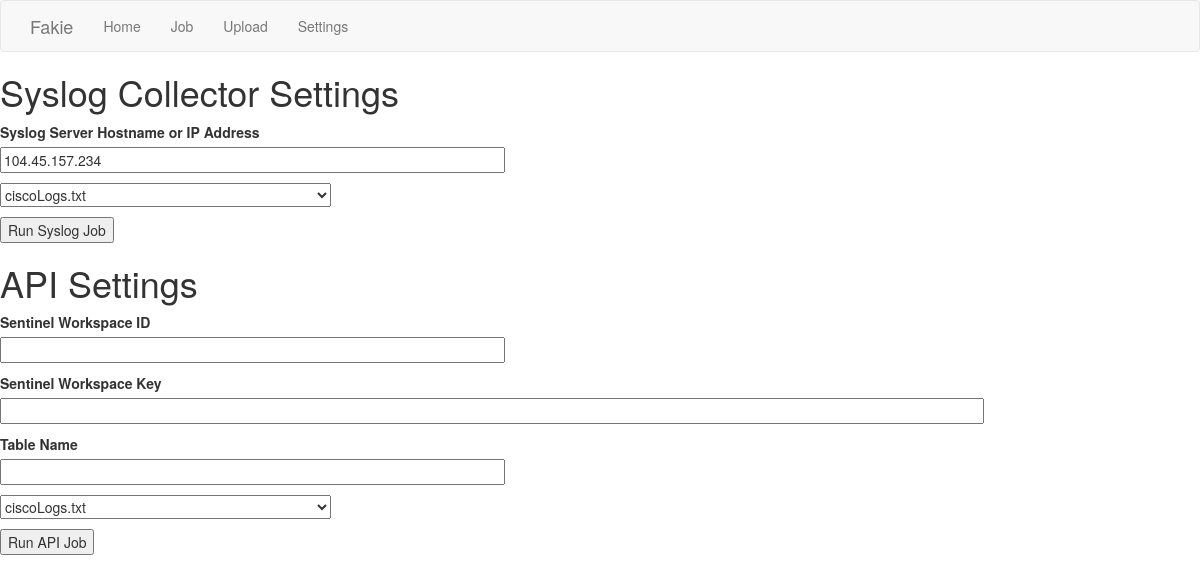
The page /job on the database as committed earlier.
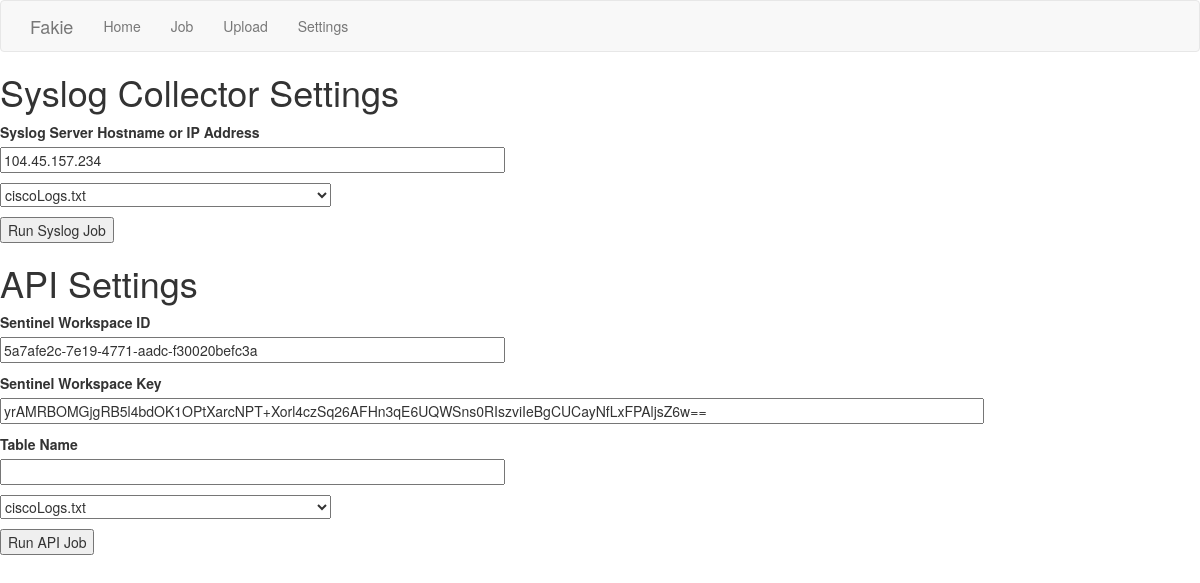
The same page on the database as committed later.
### app/models.py (models this page shows)
class SyslogSettings(db.Model):
    id = db.Column(db.Integer, primary_key=True)
    serverIP = db.Column(db.String(64), index=True, unique=True)

class ApiSettings(db.Model):
    id = db.Column(db.Integer, primary_key=True)
    workspaceId = db.Column(db.String(64), index=True, unique=True)
    workspaceKey = db.Column(db.String(128))

### app/routes.py (the view)
@app.route('/job', methods=['GET'])
def job():
    files = os.listdir(app.config['UPLOAD_FOLDER'])
    files_list=[(file) for file in files]
    syslog_form = syslogForm()
    api_form = apiForm()
    syslog_form.syslogLogFileName.choices = files_list
    api_form.apiLogFileName.choices = files_list
    syslogSettings = SyslogSettings.query.first()
    if syslogSettings:
        syslog_form.serverIP.data = syslogSettings.serverIP
    apiSettings = ApiSettings.query.first()
    if apiSettings:
        api_form.workspaceId.data = apiSettings.workspaceId
        api_form.workspaceKey.data = apiSettings.workspaceKey
    return render_template('job.html', files=files, syslog_form=syslog_form, api_form=api_form)

### app/forms.py
class syslogForm(FlaskForm):
    serverIP = StringField('Syslog Server Hostname or IP Address', validators=[DataRequired()])
    syslogLogFileName = SelectField('SyslogFilename', validate_choice=False)
    submit = SubmitField('Run Syslog Job')

class apiForm(FlaskForm):
    workspaceId = StringField('Sentinel Workspace ID', validators=[DataRequired()])
    workspaceKey = StringField('Sentinel Workspace Key', validators=[DataRequired()])
    tableName = StringField('Table Name', validators=[DataRequired()])
    apiLogFileName = SelectField('ApiFilename', validate_choice=False)
    submit = SubmitField('Run API Job')

### app/templates/job.html (shortened to what this page needs)
{% extends "base.html" %}
{% block content %}
    <!doctype html>
    <h1>Syslog Collector Settings</h1>
    <form action="{{ url_for('syslog') }}" method=post novalidate>
        <p>
            {{ syslog_form.serverIP.label }}<br>
            {{ syslog_form.serverIP(size=64) }}
        </p>
        <p>
           {{ syslog_form.syslogLogFileName }}
        </p>
        <p>{{ syslog_form.submit() }}</p>
    </form>
    <h1>API Settings</h1>
    <form action="{{ url_for('api') }}" method=post novalidate>
        <p>
            {{ api_form.workspaceId.label }}<br>
            {{ api_form.workspaceId(size=64) }}
        </p>
        <p>
            {{ api_form.workspaceKey.label }}<br>
            {{ api_form.workspaceKey(size=128) }}
        </p>
        <p>
            {{ api_form.tableName.label }}<br>
            {{ api_form.tableName(size=64) }}
        </p>
        <p>
            {{ api_form.apiLogFileName }}
         </p>
        <p>{{ api_form.submit() }}</p>
    </form>
{% endblock %}

### app/templates/base.html (shortened to what this page needs)
{% extends 'bootstrap/base.html' %}
{% block navbar %}
    <nav class="navbar navbar-default">
        <div class="container">
            <div class="navbar-header">
                <a class="navbar-brand" href="{{ url_for('index') }}">Fakie</a>
            </div>
            <div class="collapse navbar-collapse" id="bs-example-navbar-collapse-1">
                <ul class="nav navbar-nav">
                    <li><a href="{{ url_for('index') }}">Home</a></li>
                    <li><a href="{{ url_for('job') }}">Job</a></li>
                    <li><a href="{{ url_for('upload') }}">Upload</a></li>
                    <li><a href="{{ url_for('settings') }}">Settings</a></li>
                </ul>
            </div>
        </div>
    </nav>
{% endblock %}

Rows that differ between the two databases and show on the page:
added ApiSettings: workspaceId "5a7afe2c-7e19-4771-aadc-f30020befc3a", workspaceKey "yrAMRBOMGjgRB5l4bdOK1OPtXarcNPT+Xorl4czSq26AFHn3qE6UQWSns0RIszviIeBgCUCayNfLxFPAljsZ6w=="
